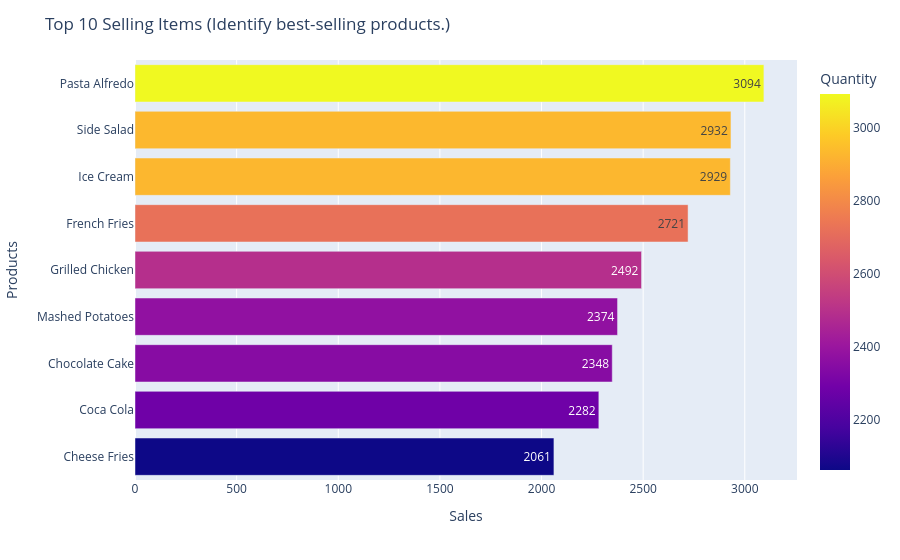

Notebook code for this chart:
### Code cell
fig = px.bar(
    top_10_items,
    x= 'Quantity',
    y= 'Item',
    orientation='h',
    text ='Quantity',
    color = 'Quantity'
    
)
fig.update_layout(
    xaxis_title="Sales",
    yaxis_title="Products",
    title = 'Top 10 Selling Items (Identify best-selling products.)',
    yaxis={"categoryorder": "total ascending"}
)


fig.show()

### Figure 1 — Plotly figure (JSON) as saved in the notebook; plotly's stock layout.template omitted (floating-point values rounded to 4 significant figures)
{"data": [{"alignmentgroup": "True", "hovertemplate": "Quantity=%{marker.color}<br>Item=%{y}<extra></extra>", "legendgroup": "", "marker": {"color": [3094, 2932, 2929, 2721, 2492, 2374, 2348, 2282, 2061], "coloraxis": "coloraxis", "pattern": {"shape": ""}}, "name": "", "offsetgroup": "", "orientation": "h", "showlegend": false, "text": [3094, 2932, 2929, 2721, 2492, 2374, 2348, 2282, 2061], "textposition": "auto", "type": "bar", "x": [3094, 2932, 2929, 2721, 2492, 2374, 2348, 2282, 2061], "xaxis": "x", "y": ["Pasta Alfredo", "Side Salad", "Ice Cream", "French Fries", "Grilled Chicken", "Mashed Potatoes", "Chocolate Cake", "Coca Cola", "Cheese Fries"], "yaxis": "y"}], "layout": {"barmode": "relative", "coloraxis": {"colorbar": {"title": {"text": "Quantity"}}, "colorscale": [[0, "#0d0887"], [0.1111, "#46039f"], [0.2222, "#7201a8"], [0.3333, "#9c179e"], [0.4444, "#bd3786"], [0.5556, "#d8576b"], [0.6667, "#ed7953"], [0.7778, "#fb9f3a"], [0.8889, "#fdca26"], [1, "#f0f921"]]}, "legend": {"tracegroupgap": 0}, "margin": {"t": 60}, "title": {"text": "Top 10 Selling Items (Identify best-selling products.)"}, "xaxis": {"anchor": "y", "domain": [0, 1], "title": {"text": "Sales"}}, "yaxis": {"anchor": "x", "categoryorder": "total ascending", "domain": [0, 1], "title": {"text": "Products"}}}}
